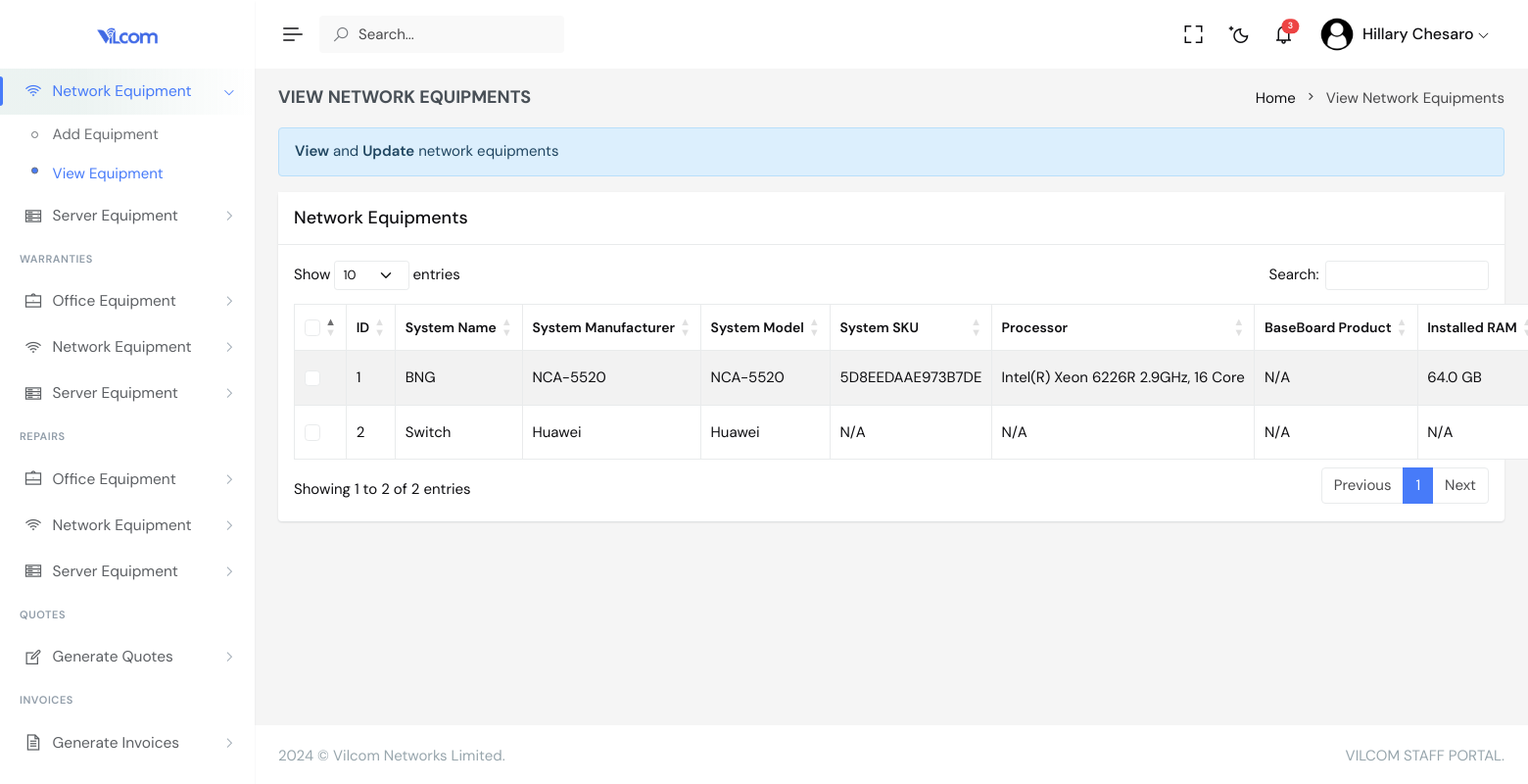
The app's page /view_network_equipment.php (signed in) with its own data.
### tables this page shows
CREATE TABLE IF NOT EXISTS `network_equipment` (
  `network_id` int NOT NULL AUTO_INCREMENT,
  `designation` text,
  `system_name` text,
  `system_manufacturer` text,
  `system_model` text,
  `system_sku` text,
  `processor` text,
  `baseboard_product` text,
  `installed_ram` text,
  `storage_medium` text,
  `serial_number` text,
  `charger` text,
  `date_issued` date DEFAULT NULL,
  `date_of_purchase` date DEFAULT NULL,
  `purchase_cost` decimal(19,2) DEFAULT NULL,
  `depreciation_rate` decimal(19,2) DEFAULT NULL,
  `current_value` decimal(19,2) DEFAULT NULL,
  `origin` varchar(30) DEFAULT NULL,
  `category_id` int NOT NULL,
  `updated_at` timestamp NULL DEFAULT CURRENT_TIMESTAMP,
  PRIMARY KEY (`network_id`),
  KEY `category_has_network_equipment` (`category_id`)
);

### api/MySql.php (called while the page is built, shortened)
<?php
class MySql {
    protected $host = DB_HOST;
    protected $user = DB_USER;
    protected $pass = DB_PASSWORD;
    protected $dbName = DB_NAME;
    protected $sql;
    protected $converterUtf8 = true;
    protected $uppercase = false;
    protected $connection;
    private function connect(): bool {
        try {
            $this->connection = new PDO("mysql:host={$this->host};dbname={$this->dbName}", $this->user, $this->pass);
            return true;
        } catch (PDOException $e) {
            echo "Error: " . $e->getMessage() . "<br/>";
            die();
        }
    }
    public function setSqlScript(string $sql, bool $complementation = false): void {
        $patterns = [
            "/''/", "/' '/", "/\" \"/", "/\"\"/",
            "/\"null\"/", "/\"NULL\"/", "/'null'/", "/'NULL'/",
            "/,[ \t\n\r\f\v]*,/", "/,,/", "/, ,/", "/=[ \t\n\r\f\v]*,/"
        ];
        $sql = preg_replace($patterns, "null", $sql);
        if ($complementation) {
            $this->sql .= $sql . "; \n";
        } else {
            $this->sql = $sql;
        }
    }
    public function select(string $sql): array {
        $pdo = $this->connection;
        $db = $pdo->prepare($this->sql);
        $result = $db->execute();
        if ($result) {
            $data = $db->fetchAll(PDO::FETCH_ASSOC);
            $return = [];
            foreach ($data as $key => $reg) {
                foreach ($reg as $campo => $val) {
                    $val = $this->converterUtf8 ? mb_convert_encoding($val, 'UTF-8', 'UTF-8') : $val;
                    $return[$key][$campo] = $this->uppercase ? strtoupper($val) : $val;
                }
            }
            return $return;
        } else {
            $this->error = $db->errorInfo();
            $this->error['sql'] = $this->sql;
            die($this->getErros());
        }
    }
}
?>

### view_network_equipment.php (the view, shortened to what this page needs)
<?php
 include "header.php";
 $selectQuery="SELECT * FROM network_equipment";
 $dbSelect=$db->select($selectQuery);
?>
        <div class="main-content">
            <div class="page-content">
                <div class="container-fluid">
                    <div class="row">
                        <div class="col-12">
                            <div class="page-title-box d-sm-flex align-items-center justify-content-between">
                                <h4 class="mb-sm-0">VIEW NETWORK EQUIPMENTS</h4>
                                <div class="page-title-right">
                                    <ol class="breadcrumb m-0">
                                        <li class="breadcrumb-item"><a href="javascript: void(0);">Home</a></li>
                                        <li class="breadcrumb-item active">View Network Equipments</li>
                                    </ol>
                                </div>
                            </div>
                        </div>
                    </div>
                    <div class="alert alert-info" role="alert">
                        <strong>View</strong> and <b>Update</b> network equipments
                    </div>
                    <div class="row">
                        <div class="col-lg-12">
                            <div class="card">
                                <div class="card-header">
                                    <h5 class="card-title mb-0">Network Equipments</h5>
                                </div>
                                <div class="card-body">
                                    <table id="example" class="table table-bordered dt-responsive nowrap table-striped align-middle" style="width:100%">
                                        <thead>
                                            <tr>
                                                <th scope="col" style="width: 10px;">
                                                    <div class="form-check">
                                                        <input class="form-check-input fs-15" type="checkbox" id="checkAll" value="option">
                                                    </div>
                                                </th>
                                                <th data-ordering="false">ID</th>
                                                <th data-ordering="false">System Name</th>
                                                <th data-ordering="false">System Manufacturer</th>
                                                <th data-ordering="false">System Model</th>
                                                <th data-ordering="false">System SKU</th>
                                                <th>Processor</th>
                                                <th>BaseBoard Product</th>
                                                <th>Installed RAM</th>
                                            </tr>
                                        </thead>
                                        <tbody>
                                            <?php
                                            if(count($dbSelect)){
                                                foreach($dbSelect as $row){
                                            ?>
                                            <tr>
                                                <th scope="row">
                                                    <div class="form-check">
                                                        <input class="form-check-input fs-15" type="checkbox" name="checkAll" value="option1">
                                                    </div>
                                                </th>
                                                <td><?php echo $row['network_id'];?></td>
                                                <td><?php echo $row['system_name'];?></td>
                                                <td><?php echo $row['system_manufacturer'];?></td>
                                                <td><?php echo $row['system_model'];?></td>
                                                <td><?php echo $row['system_sku'];?></td>
                                                <td><?php echo $row['processor'];?></td>
                                                <td><?php echo $row['baseboard_product'];?></td>
                                                <td><?php echo $row['installed_ram'];?></td>
                                            </tr>
                                            <?php
                          }
                      }
                      else
                      {
                          echo "Oops :( No Data Found";
                      }
                      ?>
                                        </tbody>
                                    </table>
                                </div>
                            </div>
                        </div>
                    </div>
                </div>
            </div>
            <?php
            include "footer.php";
            ?>

### records on screen
network_equipment: network_id "1", system_name "BNG", system_manufacturer "NCA-5520", system_model "NCA-5520", system_sku "5D8EEDAAE973B7DE", processor "Intel(R) Xeon 6226R 2.9GHz, 16 Core", baseboard_product "N/A", installed_ram "64.0 GB"
network_equipment: network_id "2", system_name "Switch", system_manufacturer "Huawei", system_model "Huawei", system_sku "N/A", processor "N/A", baseboard_product "N/A", installed_ram "N/A"

### other values on screen
$un1 "Hillary"
$un2 "Chesaro"
